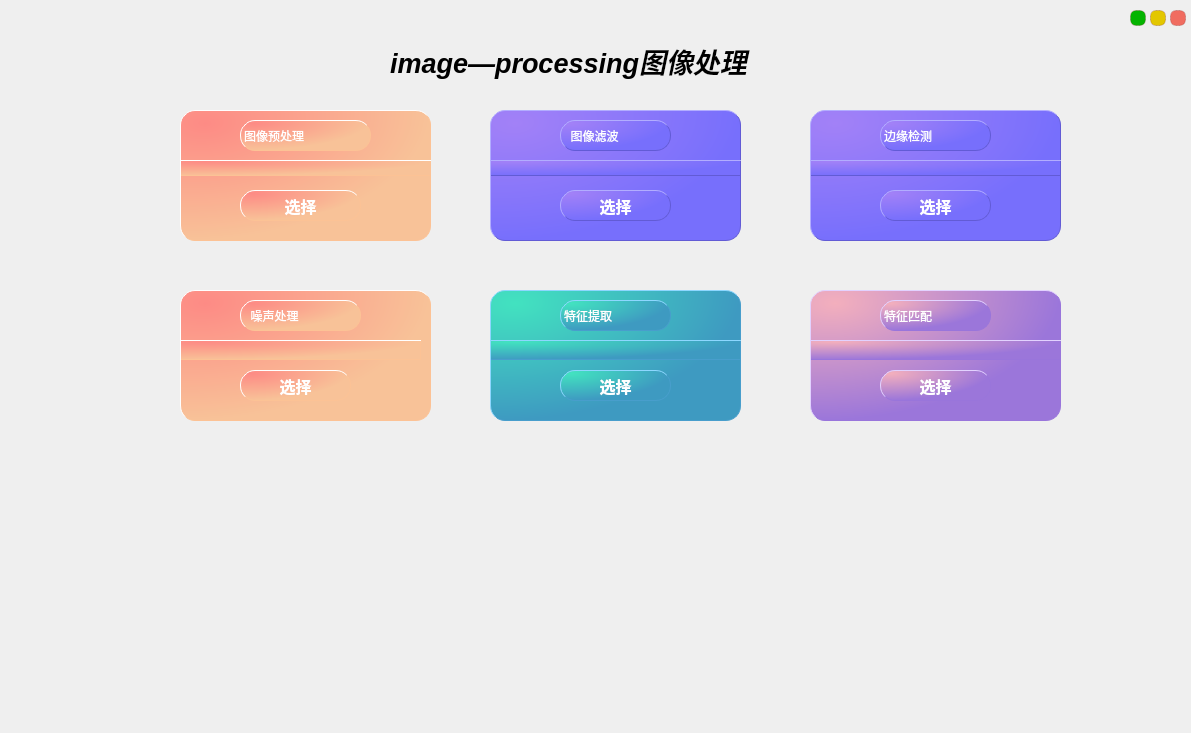
<?xml version="1.0" encoding="UTF-8"?>
<ui version="4.0">
 <class>homeClass</class>
 <widget class="QMainWindow" name="homeClass">
  <property name="geometry">
   <rect>
    <x>0</x>
    <y>0</y>
    <width>1191</width>
    <height>733</height>
   </rect>
  </property>
  <property name="windowTitle">
   <string>home</string>
  </property>
  <widget class="QWidget" name="centralWidget">
   <widget class="QFrame" name="frame_18">
    <property name="geometry">
     <rect>
      <x>810</x>
      <y>290</y>
      <width>251</width>
      <height>131</height>
     </rect>
    </property>
    <property name="styleSheet">
     <string notr="true">
color: rgb(255, 255, 255);
border-radius: 15px;
background-color: qradialgradient(cx:0, cy:0, radius:1, fx:0.1, fy:0.1, stop:0 rgb(243, 175, 189),  stop:1 rgb(155, 118, 218));
border: 1px outset rgb(153, 117, 219)
</string>
    </property>
    <property name="frameShape">
     <enum>QFrame::StyledPanel</enum>
    </property>
    <property name="frameShadow">
     <enum>QFrame::Raised</enum>
    </property>
    <widget class="Line" name="line_13">
     <property name="geometry">
      <rect>
       <x>0</x>
       <y>50</y>
       <width>251</width>
       <height>20</height>
      </rect>
     </property>
     <property name="orientation">
      <enum>Qt::Horizontal</enum>
     </property>
    </widget>
    <widget class="QLabel" name="label_15">
     <property name="geometry">
      <rect>
       <x>70</x>
       <y>10</y>
       <width>111</width>
       <height>31</height>
      </rect>
     </property>
     <property name="styleSheet">
      <string notr="true">font: 16pt &quot;Times New Roman&quot;;</string>
     </property>
     <property name="text">
      <string>特征匹配</string>
     </property>
    </widget>
    <widget class="QPushButton" name="pushButton_7">
     <property name="geometry">
      <rect>
       <x>70</x>
       <y>80</y>
       <width>111</width>
       <height>31</height>
      </rect>
     </property>
     <property name="font">
      <font>
       <pointsize>12</pointsize>
       <weight>75</weight>
       <bold>true</bold>
      </font>
     </property>
     <property name="text">
      <string>选择</string>
     </property>
    </widget>
   </widget>
   <widget class="QFrame" name="frame_15">
    <property name="geometry">
     <rect>
      <x>810</x>
      <y>110</y>
      <width>251</width>
      <height>131</height>
     </rect>
    </property>
    <property name="styleSheet">
     <string notr="true">color: rgb(255, 255, 255);
border-radius: 15px;
background-color: qradialgradient(cx:0, cy:0, radius:1, fx:0.1, fy:0.1, stop:0 rgb(162, 129, 247),  stop:1 rgb(119, 111, 252));
border: 1px outset rgb(98, 91, 213);</string>
    </property>
    <property name="frameShape">
     <enum>QFrame::StyledPanel</enum>
    </property>
    <property name="frameShadow">
     <enum>QFrame::Raised</enum>
    </property>
    <widget class="Line" name="line_10">
     <property name="geometry">
      <rect>
       <x>0</x>
       <y>50</y>
       <width>251</width>
       <height>16</height>
      </rect>
     </property>
     <property name="orientation">
      <enum>Qt::Horizontal</enum>
     </property>
    </widget>
    <widget class="QLabel" name="label_12">
     <property name="geometry">
      <rect>
       <x>70</x>
       <y>10</y>
       <width>111</width>
       <height>31</height>
      </rect>
     </property>
     <property name="styleSheet">
      <string notr="true">font: 16pt &quot;Times New Roman&quot;;</string>
     </property>
     <property name="text">
      <string>边缘检测</string>
     </property>
    </widget>
    <widget class="QPushButton" name="pushButton_6">
     <property name="geometry">
      <rect>
       <x>70</x>
       <y>80</y>
       <width>111</width>
       <height>31</height>
      </rect>
     </property>
     <property name="font">
      <font>
       <pointsize>12</pointsize>
       <weight>75</weight>
       <bold>true</bold>
      </font>
     </property>
     <property name="text">
      <string>选择</string>
     </property>
    </widget>
   </widget>
   <widget class="QFrame" name="frame_13">
    <property name="geometry">
     <rect>
      <x>180</x>
      <y>110</y>
      <width>251</width>
      <height>131</height>
     </rect>
    </property>
    <property name="styleSheet">
     <string notr="true">color: rgb(255, 255, 255);
border-radius: 15px;
background-color: qradialgradient(cx:0, cy:0, radius:1, fx:0.1, fy:0.1, stop:0 rgb(253, 139, 133),  stop:1 rgb(248, 194, 152));
border: 1px outset rgb(252, 194, 149)</string>
    </property>
    <property name="frameShape">
     <enum>QFrame::StyledPanel</enum>
    </property>
    <property name="frameShadow">
     <enum>QFrame::Raised</enum>
    </property>
    <widget class="Line" name="line_8">
     <property name="geometry">
      <rect>
       <x>0</x>
       <y>50</y>
       <width>251</width>
       <height>16</height>
      </rect>
     </property>
     <property name="orientation">
      <enum>Qt::Horizontal</enum>
     </property>
    </widget>
    <widget class="QLabel" name="label_10">
     <property name="geometry">
      <rect>
       <x>60</x>
       <y>10</y>
       <width>131</width>
       <height>31</height>
      </rect>
     </property>
     <property name="styleSheet">
      <string notr="true">font: 16pt &quot;Times New Roman&quot;;</string>
     </property>
     <property name="text">
      <string>图像预处理</string>
     </property>
    </widget>
    <widget class="QPushButton" name="pushButton">
     <property name="geometry">
      <rect>
       <x>60</x>
       <y>80</y>
       <width>121</width>
       <height>31</height>
      </rect>
     </property>
     <property name="font">
      <font>
       <pointsize>12</pointsize>
       <weight>75</weight>
       <bold>true</bold>
      </font>
     </property>
     <property name="text">
      <string>选择</string>
     </property>
    </widget>
   </widget>
   <widget class="QFrame" name="frame_16">
    <property name="geometry">
     <rect>
      <x>180</x>
      <y>290</y>
      <width>251</width>
      <height>131</height>
     </rect>
    </property>
    <property name="styleSheet">
     <string notr="true">color: rgb(255, 255, 255);
border-radius: 15px;
background-color: qradialgradient(cx:0, cy:0, radius:1, fx:0.1, fy:0.1, stop:0 rgb(253, 139, 133),  stop:1 rgb(248, 194, 152));
border: 1px outset rgb(252, 194, 149)</string>
    </property>
    <property name="frameShape">
     <enum>QFrame::StyledPanel</enum>
    </property>
    <property name="frameShadow">
     <enum>QFrame::Raised</enum>
    </property>
    <widget class="Line" name="line_11">
     <property name="geometry">
      <rect>
       <x>0</x>
       <y>50</y>
       <width>241</width>
       <height>20</height>
      </rect>
     </property>
     <property name="orientation">
      <enum>Qt::Horizontal</enum>
     </property>
    </widget>
    <widget class="QLabel" name="label_13">
     <property name="geometry">
      <rect>
       <x>60</x>
       <y>10</y>
       <width>121</width>
       <height>31</height>
      </rect>
     </property>
     <property name="styleSheet">
      <string notr="true">font: 16pt &quot;Times New Roman&quot;;</string>
     </property>
     <property name="text">
      <string>  噪声处理</string>
     </property>
    </widget>
    <widget class="QPushButton" name="pushButton_10">
     <property name="geometry">
      <rect>
       <x>60</x>
       <y>80</y>
       <width>111</width>
       <height>31</height>
      </rect>
     </property>
     <property name="font">
      <font>
       <pointsize>12</pointsize>
       <weight>75</weight>
       <bold>true</bold>
      </font>
     </property>
     <property name="text">
      <string>选择</string>
     </property>
    </widget>
   </widget>
   <widget class="QFrame" name="frame_17">
    <property name="geometry">
     <rect>
      <x>490</x>
      <y>290</y>
      <width>251</width>
      <height>131</height>
     </rect>
    </property>
    <property name="styleSheet">
     <string notr="true">color: rgb(255, 255, 255);
border-radius: 15px;
background-color: qradialgradient(cx:0, cy:0, radius:1, fx:0.1, fy:0.1, stop:0 rgb(66, 226, 192),  stop:1 rgb(62, 154, 193));
border: 1px outset rgb(72, 158, 204)</string>
    </property>
    <property name="frameShape">
     <enum>QFrame::StyledPanel</enum>
    </property>
    <property name="frameShadow">
     <enum>QFrame::Raised</enum>
    </property>
    <widget class="Line" name="line_12">
     <property name="geometry">
      <rect>
       <x>0</x>
       <y>50</y>
       <width>251</width>
       <height>20</height>
      </rect>
     </property>
     <property name="orientation">
      <enum>Qt::Horizontal</enum>
     </property>
    </widget>
    <widget class="QLabel" name="label_14">
     <property name="geometry">
      <rect>
       <x>70</x>
       <y>10</y>
       <width>111</width>
       <height>31</height>
      </rect>
     </property>
     <property name="styleSheet">
      <string notr="true">font: 16pt &quot;Times New Roman&quot;;</string>
     </property>
     <property name="text">
      <string>特征提取</string>
     </property>
    </widget>
    <widget class="QPushButton" name="pushButton_8">
     <property name="geometry">
      <rect>
       <x>70</x>
       <y>80</y>
       <width>111</width>
       <height>31</height>
      </rect>
     </property>
     <property name="font">
      <font>
       <pointsize>12</pointsize>
       <weight>75</weight>
       <bold>true</bold>
      </font>
     </property>
     <property name="text">
      <string>选择</string>
     </property>
    </widget>
   </widget>
   <widget class="QLabel" name="label_2">
    <property name="geometry">
     <rect>
      <x>390</x>
      <y>40</y>
      <width>471</width>
      <height>41</height>
     </rect>
    </property>
    <property name="font">
     <font>
      <pointsize>20</pointsize>
      <weight>75</weight>
      <italic>true</italic>
      <bold>true</bold>
     </font>
    </property>
    <property name="text">
     <string>image—processing图像处理</string>
    </property>
   </widget>
   <widget class="QPushButton" name="pushButton_11">
    <property name="geometry">
     <rect>
      <x>1130</x>
      <y>10</y>
      <width>16</width>
      <height>16</height>
     </rect>
    </property>
    <property name="styleSheet">
     <string notr="true">QPushButton{
	
	background-color: rgb(4, 180, 0);
border:1px solid rgba(113, 17, 15,50);
border-radius:6px;
}
QPushButton:hover {
background-color:rgb(139, 29, 31)
	
}
QPushButton:pressed {
	background-color: rgb(232, 59, 35);
}</string>
    </property>
    <property name="text">
     <string/>
    </property>
   </widget>
   <widget class="QPushButton" name="pushButton_12">
    <property name="geometry">
     <rect>
      <x>1150</x>
      <y>10</y>
      <width>16</width>
      <height>16</height>
     </rect>
    </property>
    <property name="styleSheet">
     <string notr="true">QPushButton{
	
	background-color: rgb(227, 199, 0);
border:1px solid rgba(113, 17, 15,50);
border-radius:6px;
}
QPushButton:hover {
background-color:rgb(139, 29, 31)
	
}
QPushButton:pressed {
	background-color: rgb(232, 59, 35);
}
</string>
    </property>
    <property name="text">
     <string/>
    </property>
   </widget>
   <widget class="QPushButton" name="pushButton_13">
    <property name="geometry">
     <rect>
      <x>1170</x>
      <y>10</y>
      <width>16</width>
      <height>16</height>
     </rect>
    </property>
    <property name="styleSheet">
     <string notr="true">QPushButton{
	
	background-color: rgb(240, 108, 96);
border:1px solid rgba(113, 17, 15,50);
border-radius:6px;
}
QPushButton:hover {
background-color:rgb(139, 29, 31)
	
}
QPushButton:pressed {
	background-color: rgb(232, 59, 35);
}
</string>
    </property>
    <property name="text">
     <string/>
    </property>
   </widget>
   <widget class="QFrame" name="frame_19">
    <property name="geometry">
     <rect>
      <x>490</x>
      <y>110</y>
      <width>251</width>
      <height>131</height>
     </rect>
    </property>
    <property name="styleSheet">
     <string notr="true">color: rgb(255, 255, 255);
border-radius: 15px;
background-color: qradialgradient(cx:0, cy:0, radius:1, fx:0.1, fy:0.1, stop:0 rgb(162, 129, 247),  stop:1 rgb(119, 111, 252));
border: 1px outset rgb(98, 91, 213);</string>
    </property>
    <property name="frameShape">
     <enum>QFrame::StyledPanel</enum>
    </property>
    <property name="frameShadow">
     <enum>QFrame::Raised</enum>
    </property>
    <widget class="Line" name="line_14">
     <property name="geometry">
      <rect>
       <x>0</x>
       <y>50</y>
       <width>251</width>
       <height>16</height>
      </rect>
     </property>
     <property name="orientation">
      <enum>Qt::Horizontal</enum>
     </property>
    </widget>
    <widget class="QLabel" name="label_16">
     <property name="geometry">
      <rect>
       <x>70</x>
       <y>10</y>
       <width>111</width>
       <height>31</height>
      </rect>
     </property>
     <property name="styleSheet">
      <string notr="true">font: 16pt &quot;Times New Roman&quot;;</string>
     </property>
     <property name="text">
      <string>  图像滤波</string>
     </property>
    </widget>
    <widget class="QPushButton" name="pushButton_9">
     <property name="geometry">
      <rect>
       <x>70</x>
       <y>80</y>
       <width>111</width>
       <height>31</height>
      </rect>
     </property>
     <property name="font">
      <font>
       <pointsize>12</pointsize>
       <weight>75</weight>
       <bold>true</bold>
      </font>
     </property>
     <property name="text">
      <string>选择</string>
     </property>
    </widget>
   </widget>
   <widget class="QLabel" name="label">
    <property name="geometry">
     <rect>
      <x>0</x>
      <y>0</y>
      <width>1191</width>
      <height>731</height>
     </rect>
    </property>
    <property name="styleSheet">
     <string notr="true">background-image: url(:/back/background3.png);</string>
    </property>
    <property name="text">
     <string/>
    </property>
   </widget>
   <widget class="QLabel" name="label_3">
    <property name="geometry">
     <rect>
      <x>0</x>
      <y>0</y>
      <width>121</width>
      <height>121</height>
     </rect>
    </property>
    <property name="styleSheet">
     <string notr="true">background-image: url(:/back/kunkun.png);</string>
    </property>
    <property name="text">
     <string/>
    </property>
    <property name="scaledContents">
     <bool>true</bool>
    </property>
   </widget>
   <widget class="QPushButton" name="pushButton_4">
    <property name="geometry">
     <rect>
      <x>20</x>
      <y>140</y>
      <width>61</width>
      <height>51</height>
     </rect>
    </property>
    <property name="styleSheet">
     <string notr="true">QPushButton{
image: url(:/back/file.png);
background-repeat: no-repeat;
background-position: left center;
border: none;
border-left: 23px solid transparent;

text-align: center;
padding-left: 0px;
color: rgba(255, 255, 255, 199);
font: 700 12pt &quot;Nirmala UI&quot;;
}

QPushButton:hover{
background-color: rgba(114, 229, 214, 59);
}</string>
    </property>
    <property name="text">
     <string/>
    </property>
   </widget>
   <widget class="QPushButton" name="pushButton_3">
    <property name="geometry">
     <rect>
      <x>20</x>
      <y>190</y>
      <width>61</width>
      <height>51</height>
     </rect>
    </property>
    <property name="minimumSize">
     <size>
      <width>0</width>
      <height>45</height>
     </size>
    </property>
    <property name="font">
     <font>
      <family>Nirmala UI</family>
      <pointsize>12</pointsize>
      <weight>87</weight>
      <italic>false</italic>
      <bold>true</bold>
     </font>
    </property>
    <property name="cursor">
     <cursorShape>PointingHandCursor</cursorShape>
    </property>
    <property name="mouseTracking">
     <bool>true</bool>
    </property>
    <property name="styleSheet">
     <string notr="true">QPushButton{
image: url(:/back/menu.png);
background-repeat: no-repeat;
background-position: left center;
border: none;
border-left: 23px solid transparent;

text-align: center;
padding-left: 0px;
color: rgba(255, 255, 255, 199);
font: 700 12pt &quot;Nirmala UI&quot;;
}

QPushButton:hover{
background-color: rgba(114, 129, 214, 59);
}</string>
    </property>
    <property name="text">
     <string/>
    </property>
   </widget>
   <widget class="QPushButton" name="pushButton_5">
    <property name="geometry">
     <rect>
      <x>20</x>
      <y>260</y>
      <width>61</width>
      <height>51</height>
     </rect>
    </property>
    <property name="sizePolicy">
     <sizepolicy hsizetype="Minimum" vsizetype="Expanding">
      <horstretch>0</horstretch>
      <verstretch>0</verstretch>
     </sizepolicy>
    </property>
    <property name="styleSheet">
     <string notr="true">QPushButton{
image: url(:/back/cam.png);
background-repeat: no-repeat;
background-position: left center;
border: none;
border-left: 23px solid transparent;

text-align: center;
padding-left: 0px;
color: rgba(255, 255, 255, 199);
font: 700 12pt &quot;Nirmala UI&quot;;
}

QPushButton:hover{
background-color: rgba(114, 129, 214, 59);
}</string>
    </property>
    <property name="text">
     <string/>
    </property>
   </widget>
   <zorder>label</zorder>
   <zorder>frame_18</zorder>
   <zorder>frame_15</zorder>
   <zorder>frame_13</zorder>
   <zorder>frame_16</zorder>
   <zorder>frame_17</zorder>
   <zorder>label_2</zorder>
   <zorder>pushButton_11</zorder>
   <zorder>pushButton_12</zorder>
   <zorder>pushButton_13</zorder>
   <zorder>frame_19</zorder>
   <zorder>label_3</zorder>
   <zorder>pushButton_4</zorder>
   <zorder>pushButton_3</zorder>
   <zorder>pushButton_5</zorder>
  </widget>
 </widget>
 <layoutdefault spacing="6" margin="11"/>
 <resources>
  <include location="back.qrc"/>
 </resources>
 <connections>
  <connection>
   <sender>pushButton</sender>
   <signal>clicked()</signal>
   <receiver>homeClass</receiver>
   <slot>Image_processing()</slot>
   <hints>
    <hint type="sourcelabel">
     <x>299</x>
     <y>207</y>
    </hint>
    <hint type="destinationlabel">
     <x>303</x>
     <y>252</y>
    </hint>
   </hints>
  </connection>
  <connection>
   <sender>pushButton_9</sender>
   <signal>clicked()</signal>
   <receiver>homeClass</receiver>
   <slot>Image_filter()</slot>
   <hints>
    <hint type="sourcelabel">
     <x>614</x>
     <y>220</y>
    </hint>
    <hint type="destinationlabel">
     <x>612</x>
     <y>258</y>
    </hint>
   </hints>
  </connection>
  <connection>
   <sender>pushButton_6</sender>
   <signal>clicked()</signal>
   <receiver>homeClass</receiver>
   <slot>Edge_detection()</slot>
   <hints>
    <hint type="sourcelabel">
     <x>932</x>
     <y>217</y>
    </hint>
    <hint type="destinationlabel">
     <x>936</x>
     <y>264</y>
    </hint>
   </hints>
  </connection>
  <connection>
   <sender>pushButton_10</sender>
   <signal>clicked()</signal>
   <receiver>homeClass</receiver>
   <slot>noise()</slot>
   <hints>
    <hint type="sourcelabel">
     <x>294</x>
     <y>394</y>
    </hint>
    <hint type="destinationlabel">
     <x>294</x>
     <y>456</y>
    </hint>
   </hints>
  </connection>
  <connection>
   <sender>pushButton_8</sender>
   <signal>clicked()</signal>
   <receiver>homeClass</receiver>
   <slot>Feature_extraction()</slot>
   <hints>
    <hint type="sourcelabel">
     <x>616</x>
     <y>396</y>
    </hint>
    <hint type="destinationlabel">
     <x>614</x>
     <y>468</y>
    </hint>
   </hints>
  </connection>
  <connection>
   <sender>pushButton_7</sender>
   <signal>clicked()</signal>
   <receiver>homeClass</receiver>
   <slot>Feature_matching()</slot>
   <hints>
    <hint type="sourcelabel">
     <x>930</x>
     <y>397</y>
    </hint>
    <hint type="destinationlabel">
     <x>937</x>
     <y>476</y>
    </hint>
   </hints>
  </connection>
 </connections>
 <slots>
  <slot>Image_processing()</slot>
  <slot>Image_filter()</slot>
  <slot>Edge_detection()</slot>
  <slot>noise()</slot>
  <slot>Feature_extraction()</slot>
  <slot>Feature_matching()</slot>
 </slots>
</ui>
